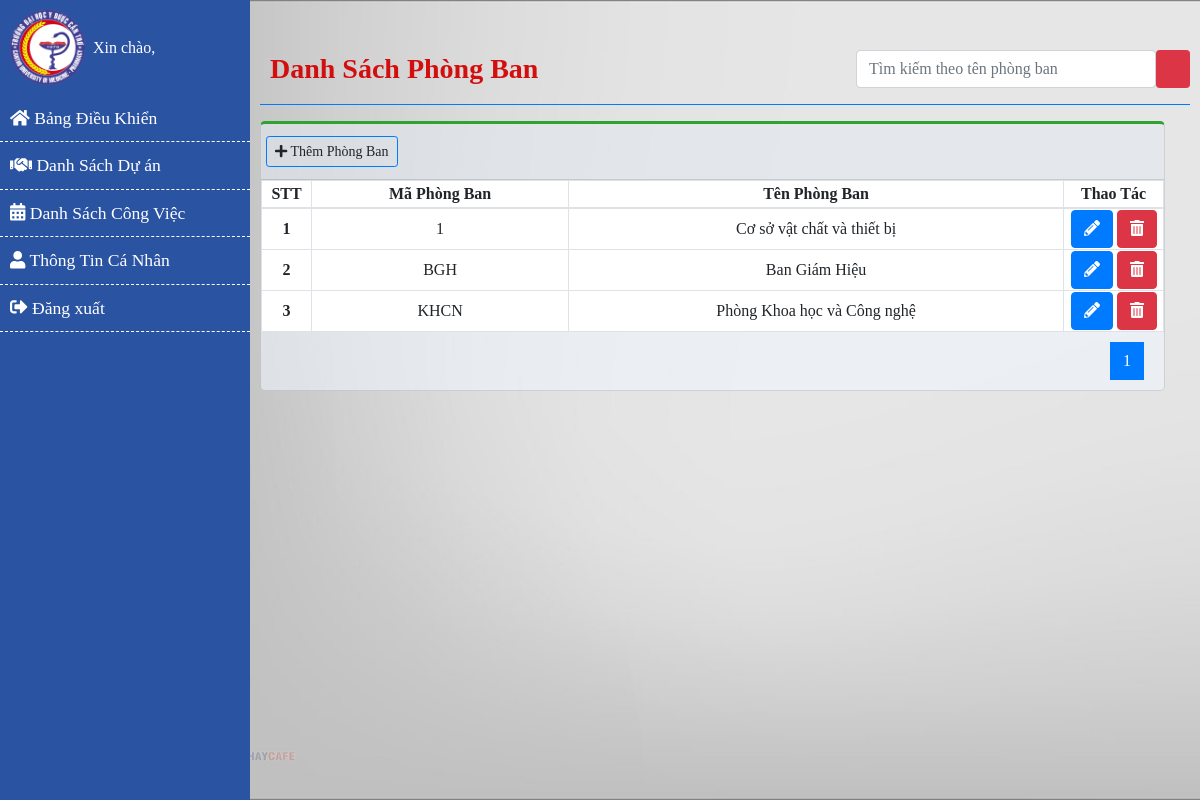
The page /capquanly/danhsachpb.php on the database its author committed.
### tables this page shows
CREATE TABLE `phongban` (
  `PB_MA` varchar(50) NOT NULL,
  `PB_TEN` varchar(255) NOT NULL
);

### capquanly/danhsachpb.php (the view, shortened to what this page needs)
<?php
include('../config.php');
?>
<!DOCTYPE html>
<html>
<head>
    <link rel="stylesheet" href="https://stackpath.bootstrapcdn.com/bootstrap/4.1.0/css/bootstrap.min.css">
    <link rel="stylesheet" href="../style/style2.css">
    <link rel="stylesheet" href="https://cdnjs.cloudflare.com/ajax/libs/malihu-custom-scrollbar-plugin/3.1.5/jquery.mCustomScrollbar.min.css">
    <link href="https://cdn.jsdelivr.net/gh/hung1001/font-awesome-pro@4cac1a6/css/all.css" rel="stylesheet"
          type="text/css"/>
</head>
<body>
    <div class="wrapper">
        <?php include ("../menu.php"); ?>
        <div id="content">
            <div class="top-bar-block center" style="margin-left: 10px;">
                <div class="d-flex justify-content-between align-items-center" style="margin-top: 40px;">
                    <h3 class="m-0" style="color: #d30e0e; font-weight: 700;">Danh Sách Phòng Ban</h3>
                    <form method="GET">
                        <div class="d-flex">
                            <input autocomplete="off" class="form-control input-sm" type="text" name="txtSearch" style="width: 300px; margin-left:10px" placeholder="Tìm kiếm theo tên phòng ban" value="<?php echo $_GET['txtSearch'] ?? ''; ?>">
                            <button type="submit" class="btn btn-sm btn-danger px-3">
                            </button>
                        </div>
                    </form>
                </div>
            </div>
            <hr class="border-primary">
            <section class="content">
                <div class="row" style="margin-right: 10px;">
                    <div class="col-lg-12">
                        <div class="card card-outline card-success" style="border-top: 3px solid rgb(48, 162, 48); border-radius: 5px;">
                            <div class="card-header">
                                <div class="row">
                                    <div class="card-tools d-flex">
                                        <a class="btn btn-sm btn-default btn-flat border-primary" href="thempb.php"><i class="fa fa-plus"></i> Thêm Phòng Ban</a>
                                    </div>
                                </div>
                            </div>
                            <table class="table-bordered">
                                <thead>
                                    <tr>
                                        <th scope="col" style="width: 50px; text-align: center">STT</th>
                                        <th scope="col" style="text-align: center">Mã Phòng Ban</th>
                                        <th scope="col" style="text-align: center">Tên Phòng Ban</th>
                                        <th scope="col" style="width: 100px; text-align: center">Thao Tác</th>
                                    </tr>
                                </thead>
                                <tbody>
                                    <?php
                                    if ($conn != true) {
                                        die("connect error" . mysqli_connect_errno());
                                    } else {
                                        $sql = mysqli_query($conn, "SELECT * FROM `phongban`");
                                        $total = mysqli_num_rows($sql);
                                        $limit = 5;
                                        $total_page = ceil($total / $limit);
                                        $cr_page = isset($_GET['page']) ? $_GET['page'] : 1;
                                        $start = ($cr_page - 1) * $limit;
                                        $sql = "SELECT * FROM `phongban` LIMIT $start,$limit";
                                        if (isset($_GET['txtSearch']) && $_GET['txtSearch'] != '') {
                                            $KeyWord = $_GET['txtSearch'];
                                            $sql = mysqli_query($conn, "SELECT * FROM phongban WHERE PB_MA LIKE N'%" . $KeyWord . "%' OR PB_TEN LIKE N'%" . $KeyWord . "%'");
                                            $total = mysqli_num_rows($sql);
                                            $limit = 10;
                                            $total_page = ceil($total / $limit);
                                            $cr_page = isset($_GET['page']) ? $_GET['page'] : 1;
                                            $start = ($cr_page - 1) * $limit;
                                            $sql = "SELECT * FROM phongban WHERE PB_MA LIKE N'%" . $KeyWord . "%' OR PB_TEN LIKE N'%" . $KeyWord . "%' LIMIT $start, $limit";
                                        } else {
                                            $sql = mysqli_query($conn, "SELECT * FROM `phongban`");
                                            $total = mysqli_num_rows($sql);
                                            $limit = 10;
                                            $total_page = ceil($total / $limit);
                                            $cr_page = isset($_GET['page']) ? $_GET['page'] : 1;
                                            $start = ($cr_page - 1) * $limit;
                                            $sql = "SELECT * FROM `phongban` LIMIT $start,$limit";
                                        }
                                        $result = mysqli_query($conn, $sql);
                                        if ($result) {
                                            $serial_number = $start + 1;
                                            while ($row = mysqli_fetch_assoc($result)) {
                                                $tenphongban = $row['PB_TEN'];
                                                $maphongban = $row['PB_MA'];
                                                echo '<tr>
                                                        <th scope="row" style="text-align: center">' . $serial_number++ . '</th>
                                                        <td style="text-align: center">' . $maphongban . '</td>
                                                        <td style="text-align: center">' . $tenphongban . '</td>
                                                        <td style="text-align: center">
                                                            <button class="btn btn-primary"><a href="suapb.php?id=' . $maphongban . '"><i class="fas fa-pencil-alt"></i></a></button>
                                                            <button class="btn btn-danger" onclick="return Del();"><a href="xoapb.php?id=' . $maphongban . '" ><i class="fas fa-trash-alt"></i></a></button>
                                                        </td>
                                                    </tr>';
                                            }
                                        }
                                    }
                                    ?>
                                </tbody>
                            </table>
                            <ul class="pagination justify-content-end" style="margin: 10px 20px;">
                                <?php for ($i = 1; $i <= $total_page; $i++) { ?>
                                    <li class="<?php echo (($cr_page == $i) ? 'page-item active' : '') ?>" aria-current="page"><a class="page-link" href="danhsachthanhvien.php?page=<?php echo $i ?>"><?php echo $i ?></a></li>
                                <?php } ?>
                            </ul>
                        </div>
                    </div>
                </div>
            </section>
        </div>
    </div>
</body>
</html>

### style/style2.css (style rules this page uses)
body { font-family: 'NotoFont'; background: #fafafa; }
a, a:hover, a:focus { color: inherit; text-decoration: none; transition: all 0.3s; }
.wrapper { display: flex; width: 100%; }
#content .card { background-color: #f0f8ff8c !important; }
#content { background-image: url(bg.jpg); background-size: cover; background-position: center; background-repeat: no-repeat; width: calc(100% - 250px); padding: 10px; min-height: 100vh; transition: all 0.3s; position: absolute; top: 0; right: 0; }

### capquanly/danhsachpb.php (style rules this page uses)
table.table-bordered { background-color: #fff; }

### rows shown on the page
phongban: PB_MA "1", PB_TEN "Cơ sở vật chất và thiết bị"
phongban: PB_MA "BGH", PB_TEN "Ban Giám Hiệu"
phongban: PB_MA "KHCN", PB_TEN "Phòng Khoa học và Công nghệ"
